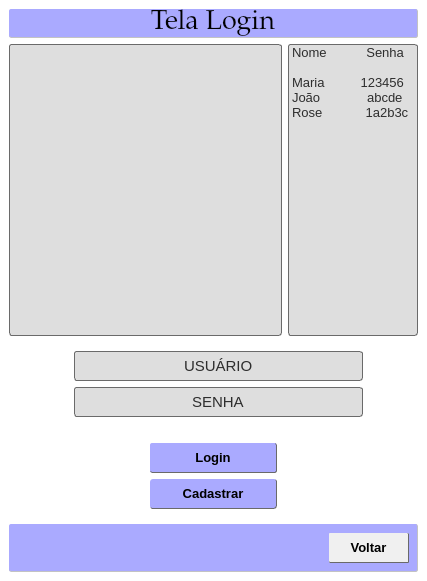
<?xml version="1.0" encoding="UTF-8"?>
<ui version="4.0">
 <class>MainWindow</class>
 <widget class="QMainWindow" name="MainWindow">
  <property name="geometry">
   <rect>
    <x>0</x>
    <y>0</y>
    <width>427</width>
    <height>581</height>
   </rect>
  </property>
  <property name="windowTitle">
   <string>MainWindow</string>
  </property>
  <property name="styleSheet">
   <string notr="true">background-color: rgb(255, 255, 255);</string>
  </property>
  <widget class="QWidget" name="centralwidget">
   <layout class="QVBoxLayout" name="verticalLayout_2">
    <item>
     <widget class="QLabel" name="label">
      <property name="font">
       <font>
        <family>Palatino Linotype</family>
        <pointsize>20</pointsize>
       </font>
      </property>
      <property name="styleSheet">
       <string notr="true">background-color: rgb(170, 170, 255);
border-bottom: 1px solid;
	border-bottom-color: #c3c3c3;
border-right: 1px solid;
	border-right-color: #c3c3c3;
border-radius: 2px;
</string>
      </property>
      <property name="text">
       <string>Tela Login</string>
      </property>
      <property name="alignment">
       <set>Qt::AlignCenter</set>
      </property>
     </widget>
    </item>
    <item>
     <layout class="QHBoxLayout" name="horizontalLayout">
      <item>
       <widget class="QWidget" name="widget_imagem_cadeado" native="true">
        <property name="sizePolicy">
         <sizepolicy hsizetype="MinimumExpanding" vsizetype="MinimumExpanding">
          <horstretch>0</horstretch>
          <verstretch>0</verstretch>
         </sizepolicy>
        </property>
        <property name="maximumSize">
         <size>
          <width>300</width>
          <height>16777215</height>
         </size>
        </property>
        <property name="font">
         <font>
          <pointsize>10</pointsize>
         </font>
        </property>
        <property name="styleSheet">
         <string notr="true">color: black;
border-right:  1px solid;
	border-right-color: #6a6a6a;
border-bottom: 1px solid;
	border-bottom-color:#6a6a6a;
border-left:  1px solid;
	border-left-color: #6a6a6a;
border-top:  1px solid;
	border-top-color: #6a6a6a;
background-color: rgb(222, 222, 222);
border-radius: 3px






</string>
        </property>
       </widget>
      </item>
      <item>
       <widget class="QListWidget" name="listWidget">
        <property name="sizePolicy">
         <sizepolicy hsizetype="Preferred" vsizetype="Preferred">
          <horstretch>0</horstretch>
          <verstretch>0</verstretch>
         </sizepolicy>
        </property>
        <property name="maximumSize">
         <size>
          <width>130</width>
          <height>16777215</height>
         </size>
        </property>
        <property name="font">
         <font>
          <pointsize>10</pointsize>
         </font>
        </property>
        <property name="styleSheet">
         <string notr="true">color: #2d2d2d;
border-right:  1px solid;
	border-right-color: #6a6a6a;
border-bottom: 1px solid;
	border-bottom-color:#6a6a6a;
border-left:  1px solid;
	border-left-color: #6a6a6a;
border-top:  1px solid;
	border-top-color: #6a6a6a;
background-color: rgb(222, 222, 222);
border-radius: 3px




</string>
        </property>
        <item>
         <property name="text">
          <string>Nome           Senha</string>
         </property>
        </item>
        <item>
         <property name="text">
          <string/>
         </property>
        </item>
        <item>
         <property name="text">
          <string>Maria          123456</string>
         </property>
        </item>
        <item>
         <property name="text">
          <string>João             abcde</string>
         </property>
        </item>
        <item>
         <property name="text">
          <string>Rose            1a2b3c</string>
         </property>
        </item>
       </widget>
      </item>
     </layout>
    </item>
    <item>
     <widget class="QWidget" name="widget" native="true">
      <layout class="QVBoxLayout" name="verticalLayout">
       <item>
        <layout class="QHBoxLayout" name="horizontalLayout_2">
         <item>
          <widget class="QWidget" name="widget_imagem_usuario" native="true">
           <property name="minimumSize">
            <size>
             <width>50</width>
             <height>0</height>
            </size>
           </property>
          </widget>
         </item>
         <item>
          <widget class="QLineEdit" name="lineEdit_usuario">
           <property name="minimumSize">
            <size>
             <width>0</width>
             <height>30</height>
            </size>
           </property>
           <property name="font">
            <font>
             <pointsize>11</pointsize>
            </font>
           </property>
           <property name="layoutDirection">
            <enum>Qt::LeftToRight</enum>
           </property>
           <property name="styleSheet">
            <string notr="true">color: #2d2d2d;
border-right:  1px solid;
	border-right-color: #6a6a6a;
border-bottom: 1px solid;
	border-bottom-color:#6a6a6a;
border-left:  1px solid;
	border-left-color: #6a6a6a;
border-top:  1px solid;
	border-top-color: #6a6a6a;
background-color: rgb(222, 222, 222);
border-radius: 3px




</string>
           </property>
           <property name="text">
            <string>USUÁRIO</string>
           </property>
           <property name="alignment">
            <set>Qt::AlignCenter</set>
           </property>
          </widget>
         </item>
         <item>
          <widget class="QLabel" name="label_4">
           <property name="minimumSize">
            <size>
             <width>40</width>
             <height>0</height>
            </size>
           </property>
           <property name="font">
            <font>
             <pointsize>11</pointsize>
            </font>
           </property>
           <property name="text">
            <string/>
           </property>
          </widget>
         </item>
        </layout>
       </item>
       <item>
        <layout class="QHBoxLayout" name="horizontalLayout_3">
         <item>
          <widget class="QWidget" name="widget_imagem_login" native="true">
           <property name="minimumSize">
            <size>
             <width>50</width>
             <height>0</height>
            </size>
           </property>
          </widget>
         </item>
         <item>
          <widget class="QLineEdit" name="lineEdit_senha">
           <property name="minimumSize">
            <size>
             <width>0</width>
             <height>30</height>
            </size>
           </property>
           <property name="font">
            <font>
             <pointsize>11</pointsize>
            </font>
           </property>
           <property name="styleSheet">
            <string notr="true">color: #2d2d2d;
border-right:  1px solid;
	border-right-color: #6a6a6a;
border-bottom: 1px solid;
	border-bottom-color:#6a6a6a;
border-left:  1px solid;
	border-left-color: #6a6a6a;
border-top:  1px solid;
	border-top-color: #6a6a6a;
background-color: rgb(222, 222, 222);
border-radius: 3px




</string>
           </property>
           <property name="text">
            <string>SENHA</string>
           </property>
           <property name="alignment">
            <set>Qt::AlignCenter</set>
           </property>
          </widget>
         </item>
         <item>
          <widget class="QLabel" name="label_6">
           <property name="minimumSize">
            <size>
             <width>40</width>
             <height>0</height>
            </size>
           </property>
           <property name="text">
            <string/>
           </property>
          </widget>
         </item>
        </layout>
       </item>
       <item>
        <spacer name="verticalSpacer">
         <property name="orientation">
          <enum>Qt::Vertical</enum>
         </property>
         <property name="sizeType">
          <enum>QSizePolicy::Minimum</enum>
         </property>
         <property name="sizeHint" stdset="0">
          <size>
           <width>20</width>
           <height>20</height>
          </size>
         </property>
        </spacer>
       </item>
       <item>
        <layout class="QHBoxLayout" name="horizontalLayout_4">
         <item>
          <widget class="QLabel" name="label_7">
           <property name="text">
            <string/>
           </property>
          </widget>
         </item>
         <item>
          <widget class="QPushButton" name="btn_login">
           <property name="minimumSize">
            <size>
             <width>50</width>
             <height>30</height>
            </size>
           </property>
           <property name="font">
            <font>
             <pointsize>10</pointsize>
             <weight>75</weight>
             <bold>true</bold>
            </font>
           </property>
           <property name="styleSheet">
            <string notr="true">QPushButton{
color: #black;
border-right:  1px solid;
	border-right-color: #6a6a6a;
border-bottom: 1px solid;
	border-bottom-color:#6a6a6a;
background-color: rgb(170, 170, 255);
border-radius: 2px
}

QPushButton:pressed{
color: black;
border-left: 1px solid;
	border-left-color: #c3c3c3;
border-top: 1px solid;
	border-top-color:#c3c3c3;
border-right: transparent;
border-bottom: transparent;
background-color: rgb(240, 240, 240);
border-radius: 2px
}

</string>
           </property>
           <property name="text">
            <string>Login</string>
           </property>
          </widget>
         </item>
         <item>
          <widget class="QLabel" name="label_8">
           <property name="text">
            <string/>
           </property>
          </widget>
         </item>
        </layout>
       </item>
       <item>
        <layout class="QHBoxLayout" name="horizontalLayout_5">
         <item>
          <widget class="QLabel" name="label_9">
           <property name="text">
            <string/>
           </property>
          </widget>
         </item>
         <item>
          <widget class="QPushButton" name="btn_cadastrar">
           <property name="minimumSize">
            <size>
             <width>50</width>
             <height>30</height>
            </size>
           </property>
           <property name="font">
            <font>
             <pointsize>10</pointsize>
             <weight>75</weight>
             <bold>true</bold>
            </font>
           </property>
           <property name="styleSheet">
            <string notr="true">QPushButton{
color: black;
border-right:  1px solid;
	border-right-color: #6a6a6a;
border-bottom: 1px solid;
	border-bottom-color:#6a6a6a;
background-color: rgb(170, 170, 255);
border-radius: 3px
}

QPushButton:pressed{
color: black;
border-left: 1px solid;
	border-left-color: #c3c3c3;
border-top: 1px solid;
	border-top-color:#c3c3c3;
border-right: transparent;
border-bottom: transparent;
background-color: rgb(240, 240, 240);
border-radius: 3px
}

</string>
           </property>
           <property name="text">
            <string>Cadastrar</string>
           </property>
          </widget>
         </item>
         <item>
          <widget class="QLabel" name="label_10">
           <property name="text">
            <string/>
           </property>
          </widget>
         </item>
        </layout>
       </item>
      </layout>
     </widget>
    </item>
    <item>
     <widget class="QWidget" name="widget_3" native="true">
      <property name="styleSheet">
       <string notr="true">background-color: rgb(170, 170, 255);
border-bottom: 1px solid;
	border-bottom-color: #c3c3c3;
border-right: 1px solid;
	border-right-color: #c3c3c3;
border-radius: 2px;
</string>
      </property>
      <layout class="QHBoxLayout" name="horizontalLayout_7">
       <item>
        <layout class="QHBoxLayout" name="horizontalLayout_6">
         <item>
          <widget class="QLabel" name="label_11">
           <property name="styleSheet">
            <string notr="true">background: transparent;
border: transparent;</string>
           </property>
           <property name="text">
            <string/>
           </property>
          </widget>
         </item>
         <item>
          <widget class="QLabel" name="label_12">
           <property name="styleSheet">
            <string notr="true">background: transparent;
border: transparent;</string>
           </property>
           <property name="text">
            <string/>
           </property>
          </widget>
         </item>
         <item>
          <widget class="QPushButton" name="btn_voltar">
           <property name="minimumSize">
            <size>
             <width>0</width>
             <height>30</height>
            </size>
           </property>
           <property name="maximumSize">
            <size>
             <width>80</width>
             <height>16777215</height>
            </size>
           </property>
           <property name="font">
            <font>
             <pointsize>10</pointsize>
             <weight>75</weight>
             <bold>true</bold>
            </font>
           </property>
           <property name="styleSheet">
            <string notr="true">QPushButton{
color: black;
border-right:  1px solid;
	border-right-color: #6a6a6a;
border-bottom: 1px solid;
	border-bottom-color:#6a6a6a;
background-color: rgb(240, 240, 240);
border-radius: 1px
}

QPushButton:pressed{
color: black;
border-left: 1px solid;
	border-left-color: #c3c3c3;
border-top: 1px solid;
	border-top-color:#c3c3c3;
border-right: transparent;
border-bottom: transparent;
background-color: rgb(240, 240, 240);
border-radius: 1px
}

</string>
           </property>
           <property name="text">
            <string>Voltar</string>
           </property>
          </widget>
         </item>
        </layout>
       </item>
      </layout>
     </widget>
    </item>
   </layout>
  </widget>
 </widget>
 <resources/>
 <connections/>
</ui>
